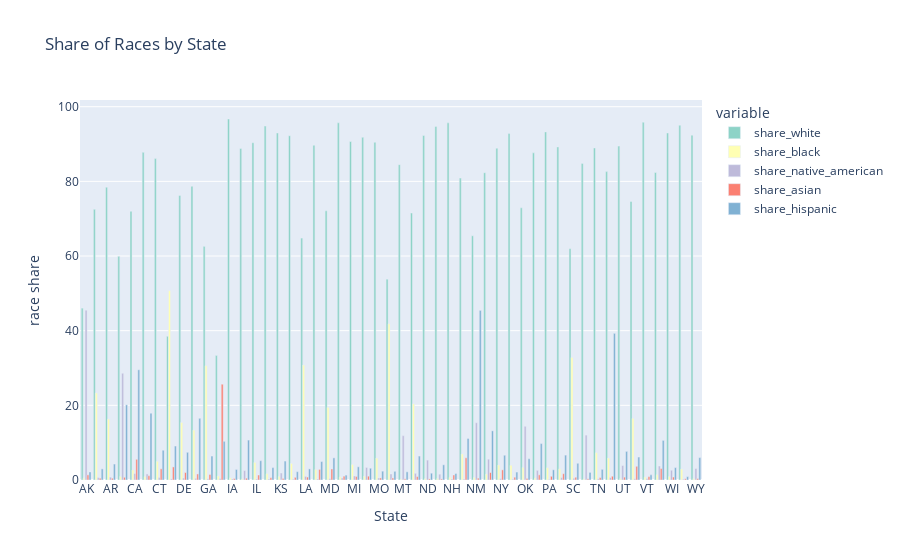

Notebook source saved alongside this figure:
### Code cell
px.bar(race_by_state.melt(id_vars='Geographic area'),
    x='Geographic area',
    y='value',
    title='Share of Races by State',
    color='variable',
    color_discrete_sequence=px.colors.qualitative.Set3,
    labels={'value': 'race share', 'Geographic area': 'State'},
    barmode='group').show()

### Figure 1 — Plotly figure (JSON) as saved in the notebook; plotly's stock layout.template omitted (floating-point values rounded to 4 significant figures)
{"data": [{"alignmentgroup": "True", "hovertemplate": "variable=share_white<br>State=%{x}<br>race share=%{y}<extra></extra>", "legendgroup": "share_white", "marker": {"color": "rgb(141,211,199)", "pattern": {"shape": ""}}, "name": "share_white", "offsetgroup": "share_white", "orientation": "v", "showlegend": true, "textposition": "auto", "type": "bar", "x": ["AK", "AL", "AR", "AZ", "CA", "CO", "CT", "DC", "DE", "FL", "GA", "HI", "IA", "ID", "IL", "IN", "KS", "KY", "LA", "MA", "MD", "ME", "MI", "MN", "MO", "MS", "MT", "NC", "ND", "NE", "NH", "NJ", "NM", "NV", "NY", "OH", "OK", "OR", "PA", "RI", "SC", "SD", "TN", "TX", "UT", "VA", "VT", "WA", "WI", "WV", "WY"], "xaxis": "x", "y": [46.05, 72.51, 78.45, 59.93, 71.96, 87.77, 86.11, 38.5, 76.25, 78.67, 62.59, 33.37, 96.71, 88.82, 90.36, 94.82, 92.96, 92.23, 64.81, 89.68, 72.12, 95.69, 90.67, 91.8, 90.45, 53.8, 84.48, 71.52, 92.29, 94.72, 95.68, 80.89, 65.42, 82.33, 88.88, 92.8, 72.93, 87.64, 93.25, 89.23, 61.98, 84.82, 88.95, 82.61, 89.44, 74.6, 95.87, 82.38, 92.96, 95.04, 92.37], "yaxis": "y"}, {"alignmentgroup": "True", "hovertemplate": "variable=share_black<br>State=%{x}<br>race share=%{y}<extra></extra>", "legendgroup": "share_black", "marker": {"color": "rgb(255,255,179)", "pattern": {"shape": ""}}, "name": "share_black", "offsetgroup": "share_black", "orientation": "v", "showlegend": true, "textposition": "auto", "type": "bar", "x": ["AK", "AL", "AR", "AZ", "CA", "CO", "CT", "DC", "DE", "FL", "GA", "HI", "IA", "ID", "IL", "IN", "KS", "KY", "LA", "MA", "MD", "ME", "MI", "MN", "MO", "MS", "MT", "NC", "ND", "NE", "NH", "NJ", "NM", "NV", "NY", "OH", "OK", "OR", "PA", "RI", "SC", "SD", "TN", "TX", "UT", "VA", "VT", "WA", "WI", "WV", "WY"], "xaxis": "x", "y": [0.5693, 23.32, 16.3, 0.9545, 2.683, 0.9177, 4.992, 50.7, 15.39, 13.37, 30.63, 1.071, 0.5635, 0.2952, 4.704, 1.688, 0.9605, 4.421, 30.78, 2.794, 19.46, 0.8198, 4.124, 1.001, 5.865, 41.83, 0.2266, 20.4, 0.3574, 0.4205, 0.7156, 6.975, 0.667, 1.567, 4.008, 3.96, 3.376, 0.5302, 3.27, 2.988, 32.83, 0.29, 7.303, 5.868, 0.385, 16.51, 0.7706, 1.427, 0.9373, 2.915, 0.4015], "yaxis": "y"}, {"alignmentgroup": "True", "hovertemplate": "variable=share_native_american<br>State=%{x}<br>race share=%{y}<extra></extra>", "legendgroup": "share_native_american", "marker": {"color": "rgb(190,186,218)", "pattern": {"shape": ""}}, "name": "share_native_american", "offsetgroup": "share_native_american", "orientation": "v", "showlegend": true, "textposition": "auto", "type": "bar", "x": ["AK", "AL", "AR", "AZ", "CA", "CO", "CT", "DC", "DE", "FL", "GA", "HI", "IA", "ID", "IL", "IN", "KS", "KY", "LA", "MA", "MD", "ME", "MI", "MN", "MO", "MS", "MT", "NC", "ND", "NE", "NH", "NJ", "NM", "NV", "NY", "OH", "OK", "OR", "PA", "RI", "SC", "SD", "TN", "TX", "UT", "VA", "VT", "WA", "WI", "WV", "WY"], "xaxis": "x", "y": [45.48, 0.6593, 0.7599, 28.59, 1.717, 1.625, 0.6566, 0.3, 0.5237, 0.4554, 0.3003, 0.3881, 0.2714, 2.525, 0.2618, 0.2758, 1.873, 0.2101, 0.9573, 0.2664, 0.3409, 0.545, 1.077, 3.363, 0.5436, 1.615, 11.87, 1.788, 5.33, 1.56, 0.2875, 0.2571, 15.34, 5.577, 0.3613, 0.215, 14.38, 2.582, 0.1616, 0.6706, 0.4628, 12.03, 0.3166, 0.658, 3.87, 0.3423, 0.3697, 3.75, 2.62, 0.2002, 3.081], "yaxis": "y"}, {"alignmentgroup": "True", "hovertemplate": "variable=share_asian<br>State=%{x}<br>race share=%{y}<extra></extra>", "legendgroup": "share_asian", "marker": {"color": "rgb(251,128,114)", "pattern": {"shape": ""}}, "name": "share_asian", "offsetgroup": "share_asian", "orientation": "v", "showlegend": true, "textposition": "auto", "type": "bar", "x": ["AK", "AL", "AR", "AZ", "CA", "CO", "CT", "DC", "DE", "FL", "GA", "HI", "IA", "ID", "IL", "IN", "KS", "KY", "LA", "MA", "MD", "ME", "MI", "MN", "MO", "MS", "MT", "NC", "ND", "NE", "NH", "NJ", "NM", "NV", "NY", "OH", "OK", "OR", "PA", "RI", "SC", "SD", "TN", "TX", "UT", "VA", "VT", "WA", "WI", "WV", "WY"], "xaxis": "x", "y": [1.38, 0.4798, 0.4771, 0.7266, 5.544, 1.155, 2.99, 3.5, 2, 1.617, 1.492, 25.65, 0.4008, 0.4877, 1.337, 0.5868, 0.4264, 0.711, 0.7865, 2.843, 2.98, 1.032, 0.9542, 1.026, 0.5494, 0.5461, 0.3189, 0.9263, 0.2935, 0.2919, 1.343, 5.945, 0.4939, 2.007, 2.719, 0.7515, 0.4265, 1.38, 0.989, 1.688, 0.74, 0.3179, 0.6373, 1.013, 0.7709, 3.669, 0.9101, 3.075, 0.7908, 0.3411, 0.3897], "yaxis": "y"}, {"alignmentgroup": "True", "hovertemplate": "variable=share_hispanic<br>State=%{x}<br>race share=%{y}<extra></extra>", "legendgroup": "share_hispanic", "marker": {"color": "rgb(128,177,211)", "pattern": {"shape": ""}}, "name": "share_hispanic", "offsetgroup": "share_hispanic", "orientation": "v", "showlegend": true, "textposition": "auto", "type": "bar", "x": ["AK", "AL", "AR", "AZ", "CA", "CO", "CT", "DC", "DE", "FL", "GA", "HI", "IA", "ID", "IL", "IN", "KS", "KY", "LA", "MA", "MD", "ME", "MI", "MN", "MO", "MS", "MT", "NC", "ND", "NE", "NH", "NJ", "NM", "NV", "NY", "OH", "OK", "OR", "PA", "RI", "SC", "SD", "TN", "TX", "UT", "VA", "VT", "WA", "WI", "WV", "WY"], "xaxis": "x", "y": [2.155, 2.98, 4.273, 20.14, 29.53, 17.9, 7.976, 9.1, 7.417, 16.53, 6.415, 10.36, 2.819, 10.7, 5.171, 3.318, 5.072, 2.226, 2.977, 4.938, 5.931, 1.313, 3.535, 3.154, 2.366, 2.322, 2.192, 6.413, 1.823, 4.07, 1.745, 11.12, 45.43, 13.17, 6.629, 2.13, 5.696, 9.759, 2.733, 6.668, 4.475, 2.037, 2.856, 39.28, 7.663, 6.153, 1.38, 10.61, 3.323, 0.9042, 6.002], "yaxis": "y"}], "layout": {"barmode": "group", "legend": {"title": {"text": "variable"}, "tracegroupgap": 0}, "title": {"text": "Share of Races by State"}, "xaxis": {"anchor": "y", "domain": [0, 1], "title": {"text": "State"}}, "yaxis": {"anchor": "x", "domain": [0, 1], "title": {"text": "race share"}}}}
